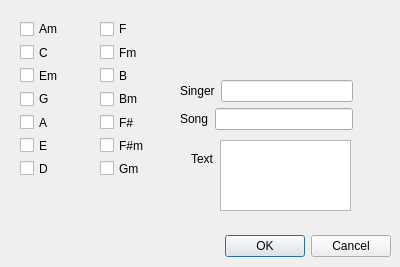
<?xml version="1.0" encoding="UTF-8"?>
<ui version="4.0">
 <class>Dialog</class>
 <widget class="QDialog" name="Dialog">
  <property name="geometry">
   <rect>
    <x>0</x>
    <y>0</y>
    <width>400</width>
    <height>267</height>
   </rect>
  </property>
  <property name="windowTitle">
   <string>Dialog</string>
  </property>
  <widget class="QDialogButtonBox" name="buttonBox">
   <property name="geometry">
    <rect>
     <x>50</x>
     <y>230</y>
     <width>341</width>
     <height>32</height>
    </rect>
   </property>
   <property name="orientation">
    <enum>Qt::Horizontal</enum>
   </property>
   <property name="standardButtons">
    <set>QDialogButtonBox::Cancel|QDialogButtonBox::Ok</set>
   </property>
  </widget>
  <widget class="QLabel" name="label_3">
   <property name="geometry">
    <rect>
     <x>191</x>
     <y>151</y>
     <width>22</width>
     <height>16</height>
    </rect>
   </property>
   <property name="text">
    <string>Text</string>
   </property>
  </widget>
  <widget class="QWidget" name="layoutWidget">
   <property name="geometry">
    <rect>
     <x>100</x>
     <y>20</y>
     <width>72</width>
     <height>157</height>
    </rect>
   </property>
   <layout class="QVBoxLayout" name="verticalLayout_2">
    <item>
     <widget class="QCheckBox" name="checkBox_8">
      <property name="text">
       <string>F</string>
      </property>
     </widget>
    </item>
    <item>
     <widget class="QCheckBox" name="checkBox_9">
      <property name="text">
       <string>Fm</string>
      </property>
     </widget>
    </item>
    <item>
     <widget class="QCheckBox" name="checkBox_10">
      <property name="text">
       <string>B</string>
      </property>
     </widget>
    </item>
    <item>
     <widget class="QCheckBox" name="checkBox_11">
      <property name="text">
       <string>Bm</string>
      </property>
     </widget>
    </item>
    <item>
     <widget class="QCheckBox" name="checkBox_12">
      <property name="text">
       <string>F#</string>
      </property>
     </widget>
    </item>
    <item>
     <widget class="QCheckBox" name="checkBox_13">
      <property name="text">
       <string>F#m</string>
      </property>
     </widget>
    </item>
    <item>
     <widget class="QCheckBox" name="checkBox_14">
      <property name="text">
       <string>Gm</string>
      </property>
     </widget>
    </item>
   </layout>
  </widget>
  <widget class="QWidget" name="layoutWidget">
   <property name="geometry">
    <rect>
     <x>20</x>
     <y>20</y>
     <width>72</width>
     <height>157</height>
    </rect>
   </property>
   <layout class="QVBoxLayout" name="verticalLayout">
    <item>
     <widget class="QCheckBox" name="checkBox">
      <property name="text">
       <string>Am</string>
      </property>
     </widget>
    </item>
    <item>
     <widget class="QCheckBox" name="checkBox_2">
      <property name="text">
       <string>C</string>
      </property>
     </widget>
    </item>
    <item>
     <widget class="QCheckBox" name="checkBox_3">
      <property name="text">
       <string>Em</string>
      </property>
     </widget>
    </item>
    <item>
     <widget class="QCheckBox" name="checkBox_4">
      <property name="text">
       <string>G</string>
      </property>
     </widget>
    </item>
    <item>
     <widget class="QCheckBox" name="checkBox_5">
      <property name="text">
       <string>A</string>
      </property>
     </widget>
    </item>
    <item>
     <widget class="QCheckBox" name="checkBox_6">
      <property name="text">
       <string>E</string>
      </property>
     </widget>
    </item>
    <item>
     <widget class="QCheckBox" name="checkBox_7">
      <property name="text">
       <string>D</string>
      </property>
     </widget>
    </item>
   </layout>
  </widget>
  <widget class="QWidget" name="layoutWidget">
   <property name="geometry">
    <rect>
     <x>180</x>
     <y>80</y>
     <width>173</width>
     <height>52</height>
    </rect>
   </property>
   <layout class="QVBoxLayout" name="verticalLayout_3">
    <item>
     <layout class="QHBoxLayout" name="horizontalLayout_2">
      <item>
       <widget class="QLabel" name="label">
        <property name="text">
         <string>Singer</string>
        </property>
       </widget>
      </item>
      <item>
       <widget class="QLineEdit" name="lineEdit_2"/>
      </item>
     </layout>
    </item>
    <item>
     <layout class="QHBoxLayout" name="horizontalLayout">
      <item>
       <widget class="QLabel" name="label_2">
        <property name="text">
         <string>Song</string>
        </property>
       </widget>
      </item>
      <item>
       <widget class="QLineEdit" name="lineEdit"/>
      </item>
     </layout>
    </item>
   </layout>
  </widget>
  <widget class="QTextEdit" name="textEdit">
   <property name="geometry">
    <rect>
     <x>220</x>
     <y>140</y>
     <width>131</width>
     <height>71</height>
    </rect>
   </property>
  </widget>
 </widget>
 <resources/>
 <connections>
  <connection>
   <sender>buttonBox</sender>
   <signal>accepted()</signal>
   <receiver>Dialog</receiver>
   <slot>accept()</slot>
   <hints>
    <hint type="sourcelabel">
     <x>248</x>
     <y>254</y>
    </hint>
    <hint type="destinationlabel">
     <x>157</x>
     <y>274</y>
    </hint>
   </hints>
  </connection>
  <connection>
   <sender>buttonBox</sender>
   <signal>rejected()</signal>
   <receiver>Dialog</receiver>
   <slot>reject()</slot>
   <hints>
    <hint type="sourcelabel">
     <x>316</x>
     <y>260</y>
    </hint>
    <hint type="destinationlabel">
     <x>286</x>
     <y>274</y>
    </hint>
   </hints>
  </connection>
 </connections>
</ui>
